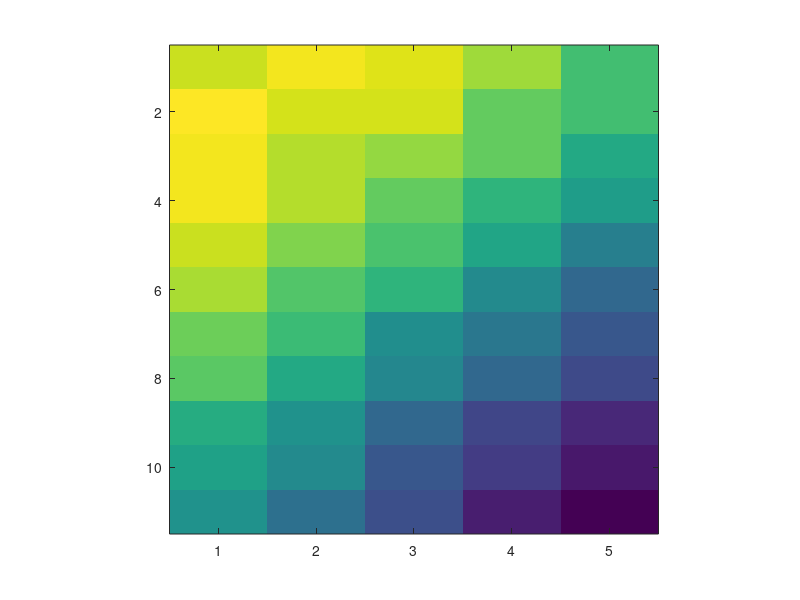

Here is the MATLAB script that generated this plot: (Note: this script raises an error after producing the figure.)
function pa_tmp

close all hidden
clear all hidden
clc

sdptf		= 1;


%% PTF
vel		= 4;
dens	= 0.5;
mod		= 100; % Percentage (0-100%)
Fs		= 100;
mod		= mod/100; % Gain (0-1)
nTime	= 5;
time	= ((1:nTime)-1)/Fs; % Time (sec)

nFreq   = 11;
FreqNr  = 0:1:nFreq-1;
Oct     = FreqNr/20;                   % octaves above the ground frequency
oct		= repmat(Oct',1,nTime); % Octave

%% Generating the ripple
% Create amplitude modulations completely dynamic without static
A		= NaN(nTime,nFreq);
for ii = 1:nTime
	for jj = 1:nFreq
		A(ii,jj)      = 1 + mod*sin(2*pi*vel*time(ii) + 2*pi*dens*oct(jj)+0.5*pi);
	end
end

sd		= sdptf;
sdP		= sd/(2*pi);

PTF		= A;
PTF		= PTF-min(PTF(:));
PTF		= PTF./max(PTF(:));
PTF		= 2*pi*(PTF-0.5);
PTF		= PTF+sdP*randn(size(PTF));


figure(666)
imagesc(PTF')
axis square;
col = pa_statcolor(64,[],[],[],'def',8,'disp',false);
colormap(col);
set(gca,'XTick',[],'YTick',[]);
xlabel('X');
ylabel('Y');
title('HCL Divergent');
% colorbar

print('-depsc','-painter',[mfilename 'hcl1']);

figure(667)
imagesc(PTF')
axis square;
set(gca,'XTick',[],'YTick',[]);

col = jet(64);
colormap(col);
xlabel('X');
ylabel('Y');
title('RGB');
print('-depsc','-painter',[mfilename 'jet']);

% for ii = 2:9
% figure(667+ii)
% imagesc(PTF')
% axis square;
% col = pa_statcolor(64,[],[],[],'def',ii,'disp',false);
% % col = flipud(col);
% colormap(col);
% set(gca,'XTick',[],'YTick',[]);
% xlabel('X');
% ylabel('Y');
% title('HCL Rainbow');
% print('-depsc','-painter',[mfilename 'hcl' num2str(ii)]);
% end
% colorbar

